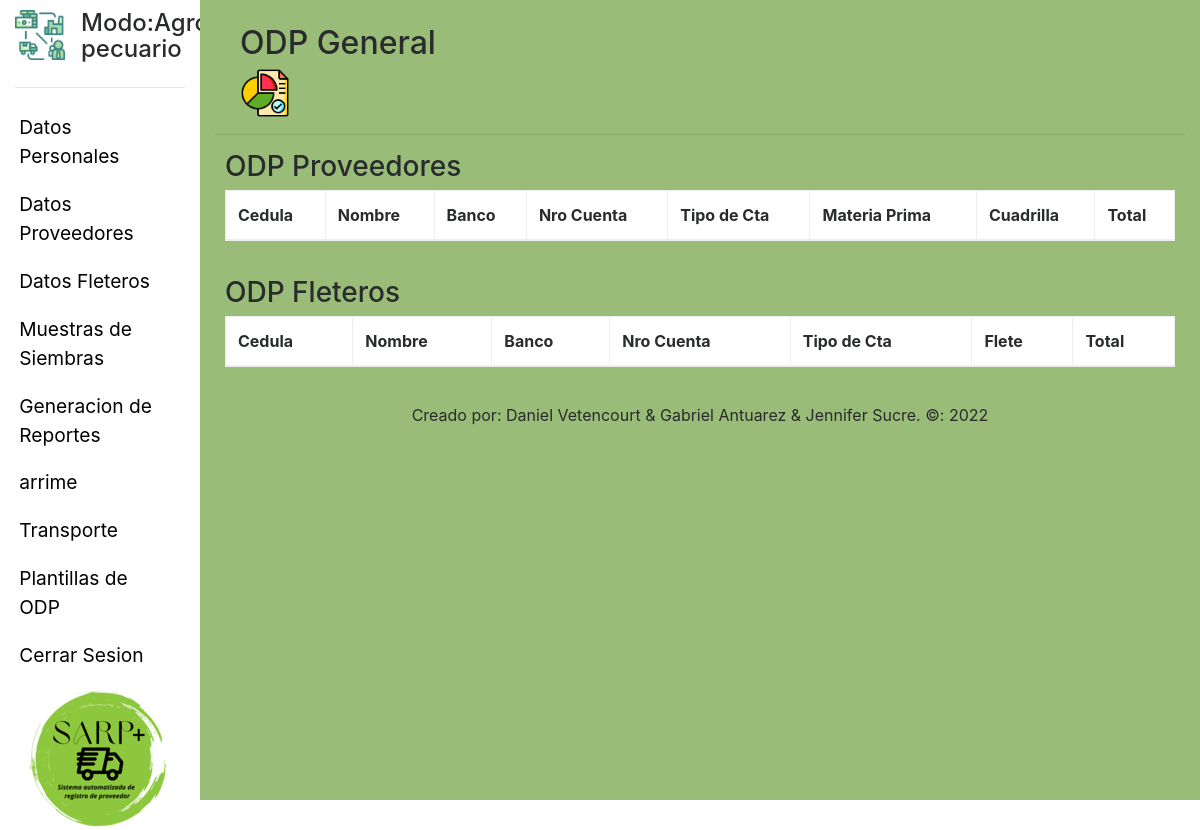
The page /SARP/views/agropecuaria/ODPgeneral.php (signed in) on the database as committed earlier.
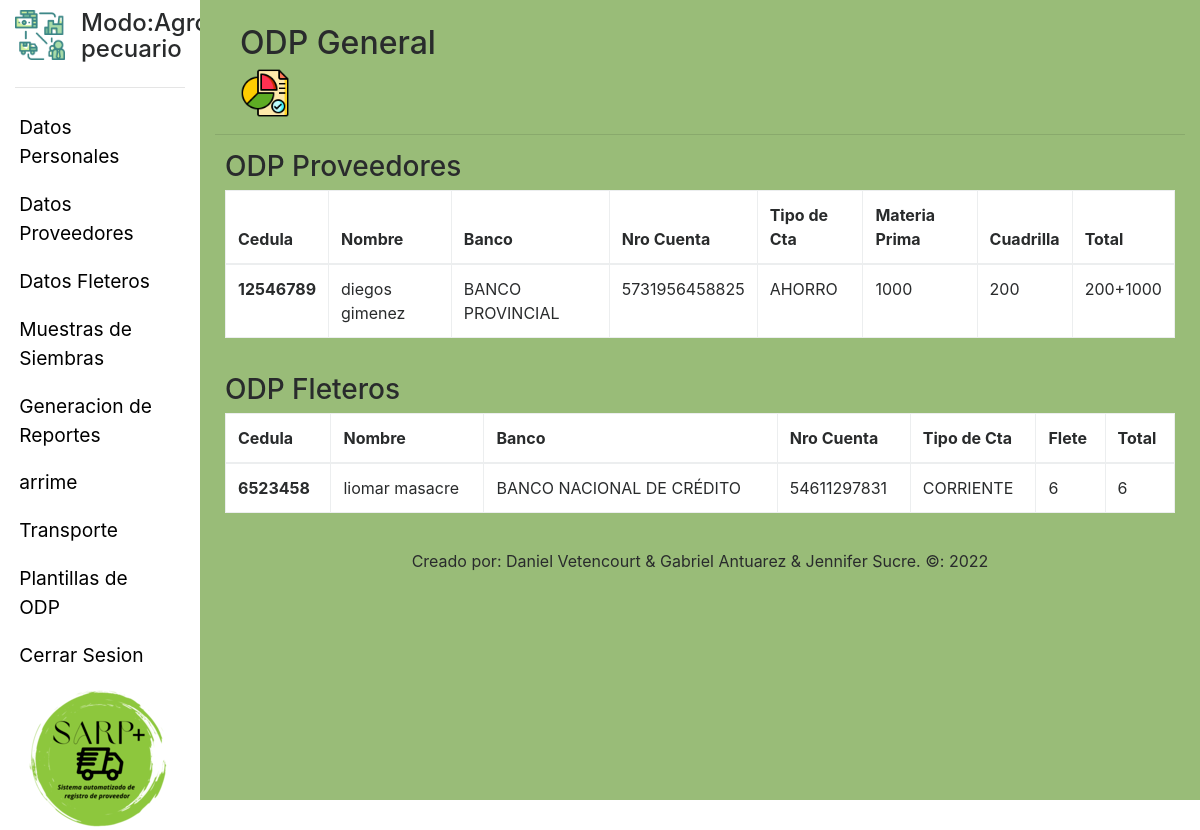
The same page on the database as committed later.
### tables this page shows
CREATE TABLE `tarifas` (
  `ID_Tarifa` int(11) NOT NULL AUTO_INCREMENT,
  `Pago_Flete` float NOT NULL,
  `Pago_MP` float NOT NULL,
  `Pago_Cuadrilla` float NOT NULL,
  `ID_Solicitud_Proveedor` int(11) DEFAULT NULL,
  PRIMARY KEY (`ID_Tarifa`),
  KEY `fr_key_SP` (`ID_Solicitud_Proveedor`),
  CONSTRAINT `fr_key_SP` FOREIGN KEY (`ID_Solicitud_Proveedor`) REFERENCES `solicitud_proveedor` (`ID_Solicitud_Proveedor`)
);

CREATE TABLE `usuario` (
  `ID_Usuario` int(11) NOT NULL AUTO_INCREMENT,
  `tipo_Usuario` int(11) DEFAULT NULL,
  `Password` varchar(200) NOT NULL,
  `Nombre` varchar(20) DEFAULT '',
  `Apellido` varchar(20) DEFAULT '',
  `Cedula` varchar(10) DEFAULT '',
  `Telefono` varchar(20) DEFAULT '',
  `Email` varchar(30) DEFAULT '',
  `Direccion` varchar(50) DEFAULT '',
  `RIF` varchar(12) DEFAULT '',
  `Banco_P` varchar(30) DEFAULT '',
  `Cuenta_P` varchar(20) DEFAULT '',
  `TipoCuenta_P` varchar(10) DEFAULT '',
  `Banco_A` varchar(30) DEFAULT '',
  `Cuenta_A` varchar(20) DEFAULT '',
  `TipoCuenta_A` varchar(10) DEFAULT '',
  `Nombre_A` varchar(20) DEFAULT '',
  `Apellido_A` varchar(20) DEFAULT NULL,
  `Pregunta` varchar(50) NOT NULL,
  `Respuesta` varchar(50) NOT NULL,
  PRIMARY KEY (`ID_Usuario`)
);

### SARP/views/agropecuaria/ODPgeneral.php (the view, shortened to what this page needs)
<?php
     include('../templates/headFletero.php');
     include("../../controllers/conexion.php");
     $result = $con->query("SELECT *
     FROM
     tarifas
     INNER JOIN solicitud_proveedor ON tarifas.ID_Solicitud_Proveedor = solicitud_proveedor.ID_Solicitud_Proveedor
     INNER JOIN siembras ON solicitud_proveedor.ID_Siembra = siembras.ID_Siembra
     INNER JOIN usuario ON siembras.ID_Proveedor = usuario.ID_Usuario
     ");
     $fletero = $con->query("SELECT *
     FROM
     tarifas
     INNER JOIN solicitud_proveedor ON tarifas.ID_Solicitud_Proveedor = solicitud_proveedor.ID_Solicitud_Proveedor
     INNER JOIN solicitud_fletero ON solicitud_proveedor.ID_Solicitud_Fletero = solicitud_fletero.ID_Solicitud_Fletero
     INNER JOIN camiones ON solicitud_fletero.Placa = camiones.Placa
     INNER JOIN usuario ON camiones.ID_Fleteros = usuario.ID_Usuario");
?>
<body>
    <div class="container-fluid">
        <div class="row">
                <?php
                    include("../templates/menuAgropecuaria.php");
                ?>
                <div class="col-xl-10 col-lg-9 col-md-8 col-sm-12 col-12" style="background-color: #99BC78; height: 100vh; overflow-y: scroll;">
                    <div class="contenidoInterno" style="padding-top: 25px;">
                        <header class="row" style="margin-left: 10px;">
                            <div class=" col-md-6 col-sm-12 ">
                                <h2>ODP General</h2>
                                <img class="imagen-titulo" src="../../assets/images/report.png" alt="" style="width: 50px; height: 50px;">
                            </div>
                        </header>
                        <hr>
                        <div class="row" style="margin-left: 10px; margin-right: 10px; margin-bottom: 20px;">
                            <h3>ODP Proveedores</h3>
                            <table class=" table  table-bordered" style="background-color: white;">
                                <thead>
                                    <tr>
                                    <th scope="col">Cedula</th>
                                    <th scope="col">Nombre</th>
                                    <th scope="col">Banco</th>
                                    <th scope="col">Nro Cuenta</th>
                                    <th scope="col">Tipo de Cta</th>
                                    <th scope="col">Materia Prima</th>
                                    <th scope="col">Cuadrilla</th>
                                    <th scope="col">Total</th>
                                    </tr>
                                </thead>
                                <tbody>
                                <?php
                                    while($row = $result->fetch_object()){
                                        echo "<tr>";
                                        echo "<th scope='row'>$row->Cedula</th>";
                                        echo "<td>$row->Nombre $row->Apellido</td>";
                                        echo "<td>$row->Banco_P</td>";
                                        echo "<td>$row->Cuenta_P</td>";
                                        echo "<td>$row->TipoCuenta_P</td>";
                                        echo "<td>$row->Pago_MP</td>";
                                        echo "<td>$row->Pago_Cuadrilla</td>";
                                        echo "<td> $row->Pago_Cuadrilla+$row->Pago_MP </td>";
                                        echo "</tr>";
                                    }
                                ?>
                                </tbody>
                            </table>
                        </div>
                        <div class="row" style="margin-left: 10px;  margin-right: 10px; margin-bottom: 20px;">
                            <h3>ODP Fleteros</h3>
                            <table class=" table  table-bordered" style="background-color: white;">
                                <thead>
                                <tr>
                                    <th scope="col">Cedula</th>
                                    <th scope="col">Nombre</th>
                                    <th scope="col">Banco</th>
                                    <th scope="col">Nro Cuenta</th>
                                    <th scope="col">Tipo de Cta</th>
                                    <th scope="col">Flete</th>
                                    <th scope="col">Total</th>
                                    </tr>
                                </thead>
                                <tbody>
                                <?php
                                    while($row = $fletero->fetch_object()){
                                        echo "<tr>";
                                        echo "<th scope='row'>$row->Cedula</th>";
                                        echo "<td>$row->Nombre $row->Apellido</td>";
                                        echo "<td>$row->Banco_P</td>";
                                        echo "<td>$row->Cuenta_P</td>";
                                        echo "<td>$row->TipoCuenta_P</td>";
                                        echo "<td>$row->Pago_Flete</td>";
                                        echo "<td> $row->Pago_Flete </td>";
                                        echo "</tr>";
                                    }
                                ?>
                                </tbody>
                            </table>
                        </div>
<?php
    include ("../templates/footerFletero.php")
?>

### SARP/views/templates/headFletero.php (shortened to what this page needs)
<!DOCTYPE html>
<html lang="es">
<head>
    <link rel="stylesheet" href="../../assets/css/bootstrap.min.css">
    <link rel="stylesheet" href="../../assets/css/fletero.css">
</head>

### SARP/views/templates/menuAgropecuaria.php
<div  class="col-xl-2 col-lg-3 col-md-4 col-sm-4 col-2 d-none d-sm-none d-md-block d-lg-block d-xl-block" style="background-color: white; height: 100vh; max-height: 100vh;">
                    <div class="row" >
                        <div class="col">
                                <div class="media " style="padding-top: 10px; ;">
                                    <img class="mr-3 img-fluid" src="../../assets/images/cadena.png" alt="Generic placeholder image" style="width: 50px; height: 50px;">
                                    <div class="media-body" >
                                        <h4 class="mt-0">Modo:Agro-
                                            pecuario</h4>
                                </div>
                            </div>
                            <hr>
                        </div>
                    </div>
                    <div class="row">
                        <nav class="nav flex-column"style="list-style: none;">
                            <a class="nav-link active"  href="../agropecuaria/datosPersonales.php">Datos Personales</a>
                            <a class="nav-link active" href="../agropecuaria/datosProveedores.php">Datos Proveedores</a>
                            <a class="nav-link active" href="../agropecuaria/datosFleteros.php">Datos Fleteros</a>
                            <a class="nav-link active" href="../agropecuaria/datosSiembras.php">Muestras de Siembras</a>
                            <a class="nav-link active" href="../agropecuaria/reportes.php">Generacion de Reportes</a>
                            <a class="nav-link active" href="../agropecuaria/arrime.php">arrime</a>
                            <a class="nav-link active" href="../agropecuaria/Transporte.php">Transporte</a>
                            <a class="nav-link active" href="../agropecuaria/ODP.php">Plantillas de ODP</a>
                            <a class="nav-link active" href="../../controllers/salir.php">Cerrar Sesion</a>
                        </nav>
                    </div>
                    <div class="row align-items-end">
                            <img class= "img-fluid mx-auto d-blok" src="../../assets/images/LOGOTIPO SARP+mediano.png" style="">
                    </div>
</div>

### SARP/views/templates/footerFletero.php (shortened to what this page needs)
                    <div class="row justify-content-center align-self-end">
                        <div class="foot">
                                        Creado por: Daniel Vetencourt & Gabriel Antuarez & Jennifer Sucre.
                                        &#169: 2022
                        </div>
                    </div>
                </div>
            </div>
        </div>
    </div>
</body>
</html>

### SARP/assets/css/fletero.css (style rules this page uses)
* { margin: 0; padding: 0; box-sizing: border-box; }
nav { width: 90%; height: 40%; }

Rows that differ between the two databases and show on the page:
added tarifas: usuario.Cedula "12546789", usuario.Nombre "diegos", usuario.Apellido "gimenez", usuario.Banco_P "BANCO PROVINCIAL", usuario.Cuenta_P "5731956458825", usuario.TipoCuenta_P "AHORRO", Pago_MP "1000", Pago_Cuadrilla "200", usuario.Cedula "6523458", usuario.Nombre "liomar", usuario.Apellido "masacre", usuario.Banco_P "BANCO NACIONAL DE CRÉDITO", usuario.Cuenta_P "54611297831", usuario.TipoCuenta_P "CORRIENTE", Pago_Flete "6"
